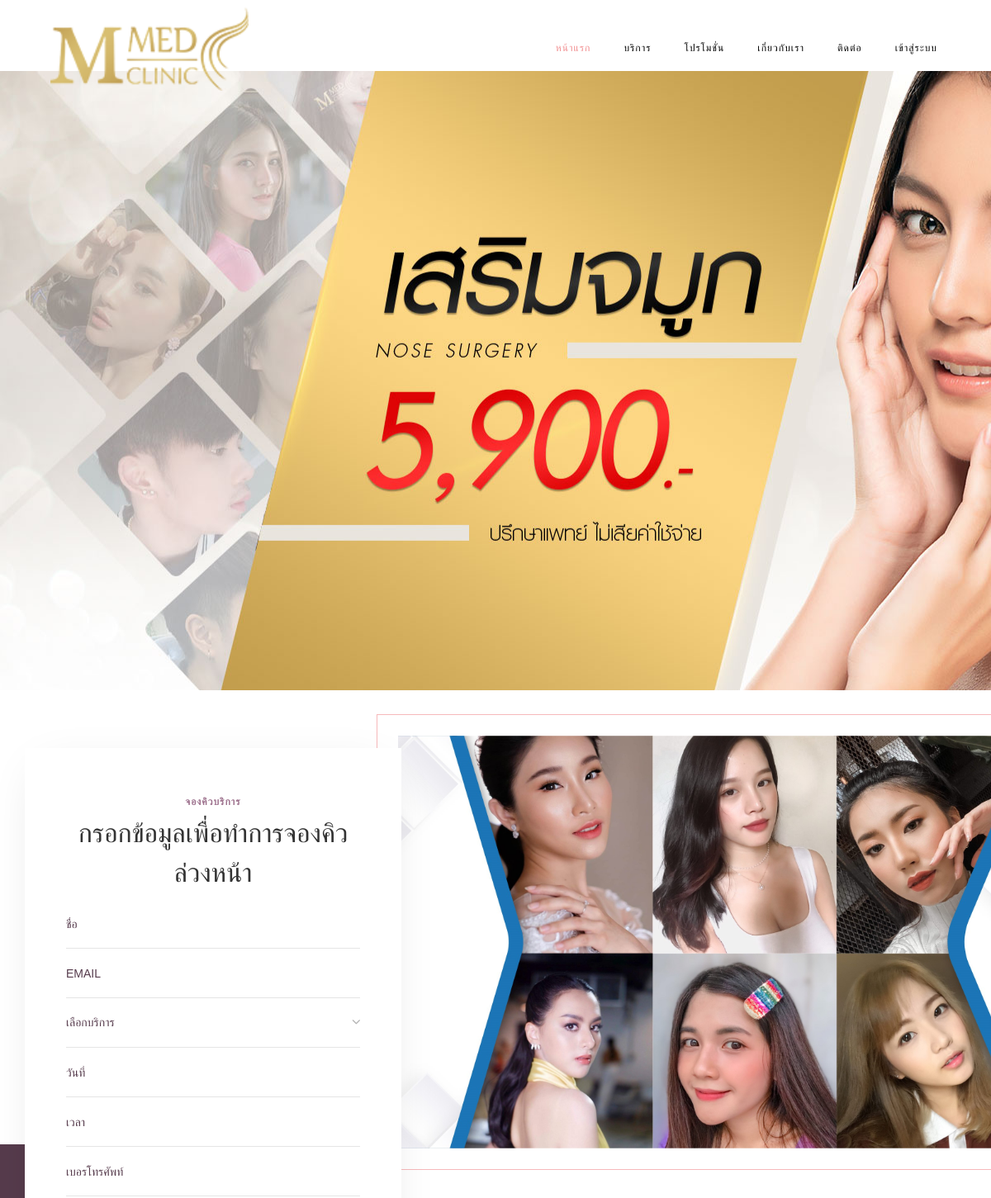
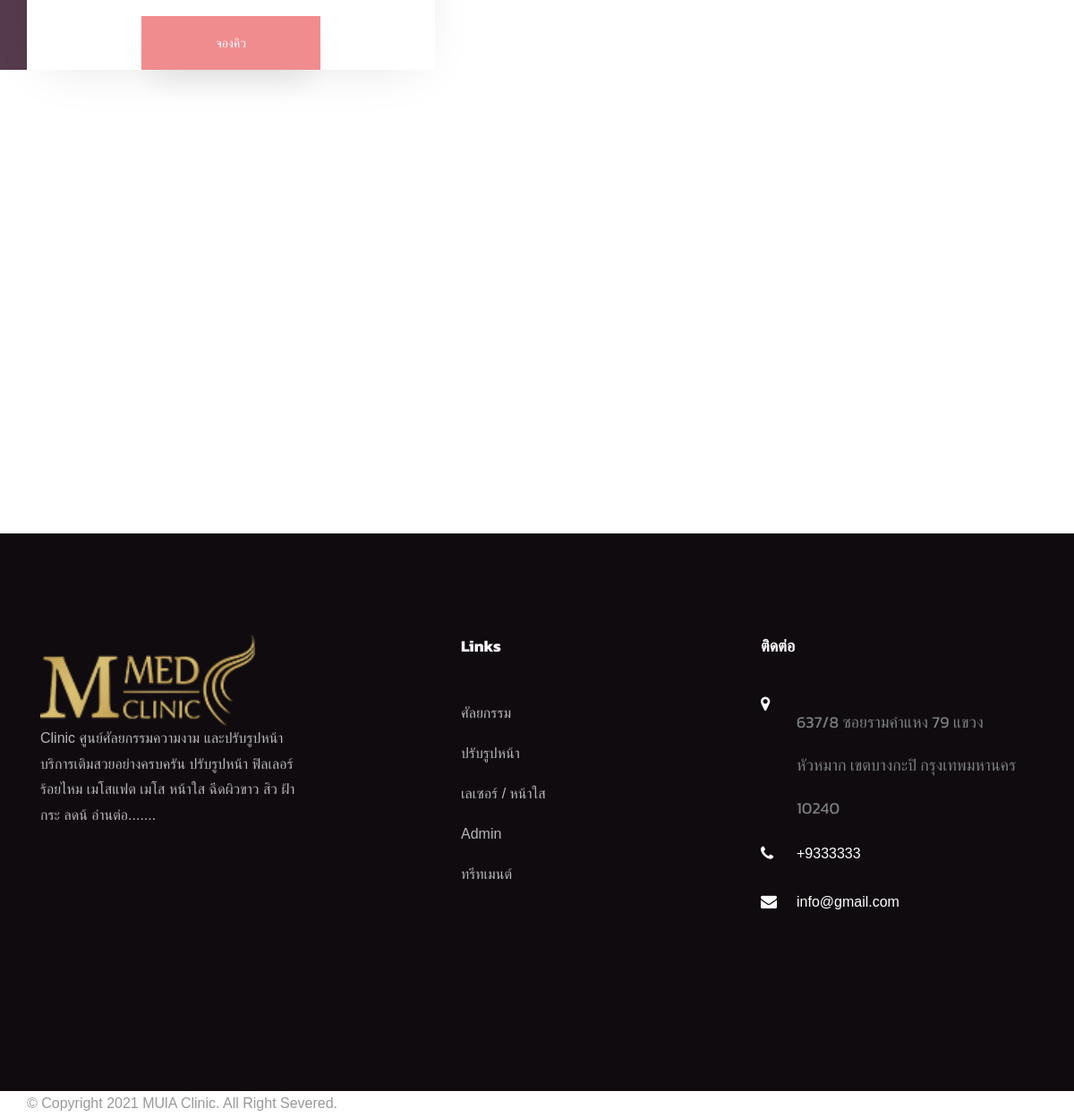
The page / on the database its author committed (2 pictures, top to bottom).
### tables this page shows
CREATE TABLE `tblpage` (
  `ID` int(10) NOT NULL,
  `PageType` varchar(200) DEFAULT NULL,
  `PageTitle` mediumtext DEFAULT NULL,
  `PageDescription` mediumtext DEFAULT NULL,
  `Email` varchar(200) DEFAULT NULL,
  `MobileNumber` varchar(10) DEFAULT NULL,
  `UpdationDate` date DEFAULT NULL,
  `Timing` varchar(200) NOT NULL
);

### index.php (the view, shortened to what this page needs)
<?php
include('includes/dbconnection.php');
?>
<!DOCTYPE html>
<html lang="en">
  <head>
	<link rel="stylesheet" href="css/open-iconic-bootstrap.min.css">
    <link rel="stylesheet" href="css/animate.css">
    <link rel="stylesheet" href="css/owl.carousel.min.css">
    <link rel="stylesheet" href="css/owl.theme.default.min.css">
    <link rel="stylesheet" href="css/magnific-popup.css">
    <link rel="stylesheet" href="css/aos.css">
    <link rel="stylesheet" href="css/ionicons.min.css">
    <link rel="stylesheet" href="css/bootstrap-datepicker.css">
    <link rel="stylesheet" href="css/jquery.timepicker.css">
    <link rel="stylesheet" href="css/flaticon.css">
    <link rel="stylesheet" href="css/icomoon.css">
    <link rel="stylesheet" href="css/style.css">
  </head>
  <body>
	  <?php include_once('includes/header.php');?>
    <br><br><br>
    <section id="home-section" style="background-image: url(images/2021010716100288061.jpg);" data-stellar-background-ratio="0.5">
	<div class="home-slider owl-carousel">
	      <div class="slider-item js-fullheight">
	      	<div class="overlay"></div>
	        <div class="container-fluid p-0">
	          <div class="row d-md-flex no-gutters slider-text align-items-end justify-content-end" data-scrollax-parent="true">
	        	</div>
	        </div>
	      </div>
	    </div>
    </section>
	<br>
    <section class="ftco-section ftco-no-pt ftco-booking">
    	<div class="container-fluid px-0">
    		<div class="row no-gutters d-md-flex justify-content-end">
    			<div class="one-forth d-flex align-items-end">
    				<div class="text">
    					<div class="overlay"></div>
    					<div class="appointment-wrap">
    						<span class="subheading">จองคิวบริการ</span>
							<h2 class="ftco-heading-2">กรอกข้อมูลเพื่อทำการจองคิวล่วงหน้า</h2>
		    				<form action="#" method="post" class="appointment-form">
			            <div class="row">
			              <div class="col-sm-12">
			                <div class="form-group">
					              <input type="text" class="form-control" id="name" placeholder="ชื่อ" name="name" required="true">
					            </div>
			              </div>
			              <div class="col-sm-12">
			                <div class="form-group">
					              <input type="email" class="form-control" id="appointment_email" placeholder="Email" name="email" required="true">
					            </div>
			              </div>
				            <div class="col-sm-12">
			                <div class="form-group">
					              <div class="select-wrap">
		                      <div class="icon"><span class="ion-ios-arrow-down"></span></div>
		                      <select name="services" id="services" required="true" class="form-control">
		                      	<option value="">เลือกบริการ</option>
		                      </select>
		                    </div>
					            </div>
			              </div>
			              <div class="col-sm-12">
			                <div class="form-group">
			                  <input type="text" class="form-control appointment_date" placeholder="วันที่" name="adate" id='adate' required="true">
			                </div>
			              </div>
			              <div class="col-sm-12">
			                <div class="form-group">
			                  <input type="text" class="form-control appointment_time" placeholder="เวลา" name="atime" id='atime' required="true">
			                </div>
			              </div>
			              <div class="col-sm-12">
			                <div class="form-group">
			                  <input type="text" class="form-control" id="phone" name="phone" placeholder="เบอรโทรศัพท์" required="true" maxlength="10" pattern="[0-9]+">
			                </div>
			              </div>
				          </div>
				          <div class="form-group">
			              <input type="submit" name="submit" value="จองคิว" class="btn btn-primary">
			            </div>
			          </form>
		          </div>
						</div>
    			</div>
					<div class="one-third">
						<div class="img" style="background-image: url(images/Cover-for-Website-1.jpg);">
						</div>
					</div>
    		</div>
    	</div>
    </section>
    <section class="ftco-section ftco-no-pb">
    	<div class="container">
    		<div class="row no-gutters justify-content-center mb-5 pb-2">
    	</div>
			<div class="container-fluid p-0">
    		<div class="row no-gutters">
    		</div>
    	</div>
		</section>
<br>
   <?php include_once('includes/footer.php');?>
  </body>
</html>

### includes/footer.php (shortened to what this page needs)
 <?php
include('includes/dbconnection.php');
?>
 <footer class="ftco-footer ftco-section">
      <div class="container">
        <div class="row mb-5">
          <div class="col-md">
            <div class="ftco-footer-widget mb-4">
            <div class="logo">
                <img src="images/Logo.png" width="240" alt="" />
            </div>
              <?php
$ret=mysqli_query($con,"select * from tblpage where PageType='aboutus' ");
while ($row=mysqli_fetch_array($ret)) {
?>
              <p><?php  echo substr($row['PageDescription'],0,400);?> <a href="about.php">อ่านต่อ.......</a></p><?php } ?>
            </div>
          </div>
          <div class="col-md" style="padding-left: 150px">
             <div class="ftco-footer-widget mb-4">
              <h2 class="ftco-heading-2">Links</h2>
              <ul class="list-unstyled">
                <li><a href="index.php" class="py-2 d-block">ศัลยกรรม</a></li>
                <li><a href="about.php" class="py-2 d-block">ปรับรูปหน้า</a></li>
                <li><a href="services.php" class="py-2 d-block">เลเซอร์ / หน้าใส</a></li>
                <li><a href="admin/index.php" class="py-2 d-block">Admin</a></li>
                <li><a href="contact.php" class="py-2 d-block">ทรีทเมนต์</a></li>
              </ul>
            </div>
          </div>
          <div class="col-md">
            <div class="ftco-footer-widget mb-4">
            	<h2 class="ftco-heading-2">ติดต่อ</h2>
            	<div class="block-23 mb-3">
                <?php
        $ret=mysqli_query($con,"select * from tblpage where PageType='contactus' ");
        while ($row=mysqli_fetch_array($ret)) {
        ?>
	              <ul>
	                <li><span class="icon icon-map-marker"></span><span class="text"><?php  echo $row['PageDescription'];?></span></li>
	                <li><a href="#"><span class="icon icon-phone"></span><span class="text">+<?php  echo $row['MobileNumber'];?></span></a></li>
	                <li><a href="#"><span class="icon icon-envelope"></span><span class="text"><?php  echo $row['Email'];?></span></a></li>
	              </ul>
	            </div>
               <?php } ?>
            </div>
          </div>
        </div>
      </div>
    </footer>
    <div class="footer-copyright">
        <div class="container">
            <div class="row">
                <div class="left">
                    <span>© Copyright 2021</span>
                    <span>MUlA Clinic.</span>
                    <span>All Right Severed.</span>
                </div>
            </div>
        </div>
    </div>

### css/icomoon.css (style rules this page uses)
[class^="icon-"], [class*=" icon-"] { font-family: 'icomoon' !important; speak: none; font-style: normal; font-weight: normal; font-variant: normal; text-transform: none; line-height: 1; -webkit-font-smoothing: antialiased; -moz-osx-font-smoothing: grayscale; }
.icon-map-marker:before { content: "\f041"; }
.icon-phone:before { content: "\f095"; }
.icon-envelope:before { content: "\f0e0"; }

### rows shown on the page
tblpage: PageDescription "Clinic ศูนย์ศัลยกรรมความงาม และปรับรูปหน้า บริการเติมสวยอย่างครบครัน ปรับรูปหน้า ฟิลเลอร์ ร้อยไหม เมโสแฟต เมโส หน้าใส ฉีดผิวขาว สิว ฝ้า กระ ลดน้"
tblpage: PageDescription "637/8 ซอยรามคำแหง 79 แขวง หัวหมาก เขตบางกะปิ กรุงเทพมหานคร 10240", MobileNumber "9333333", Email "info@gmail.com"
